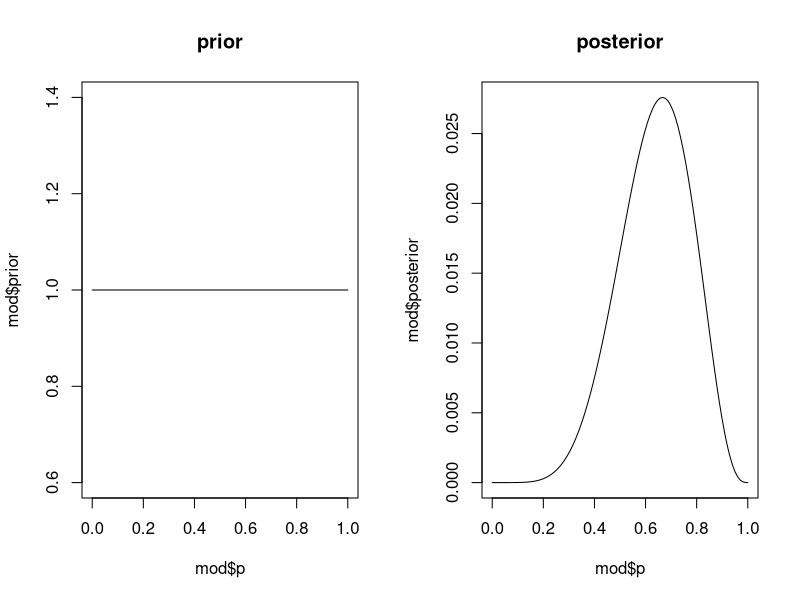
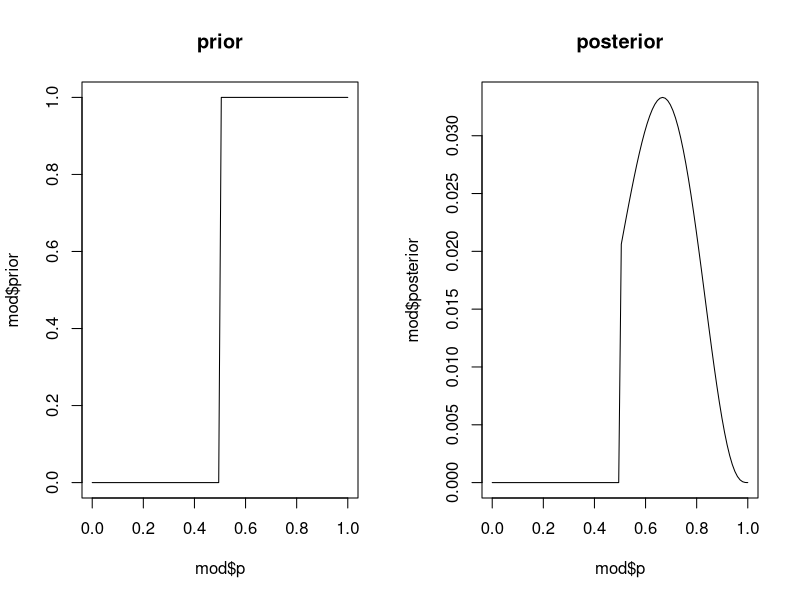
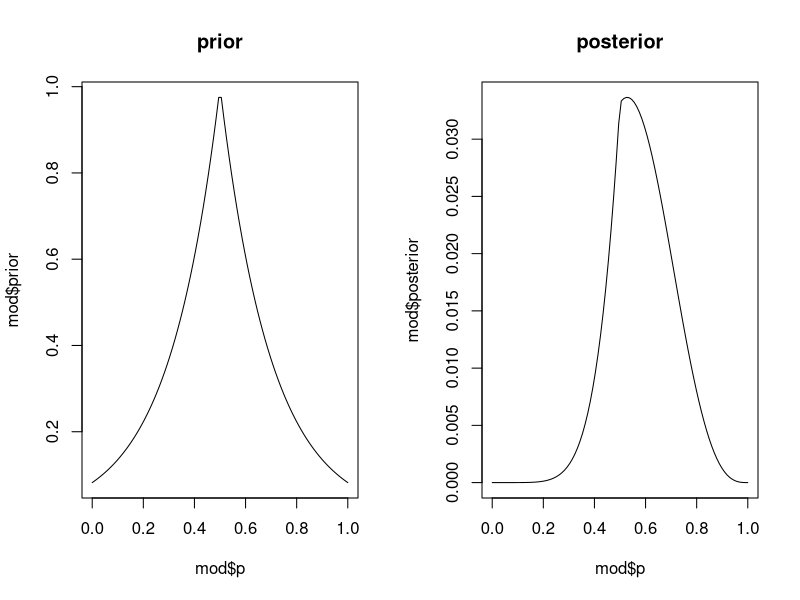
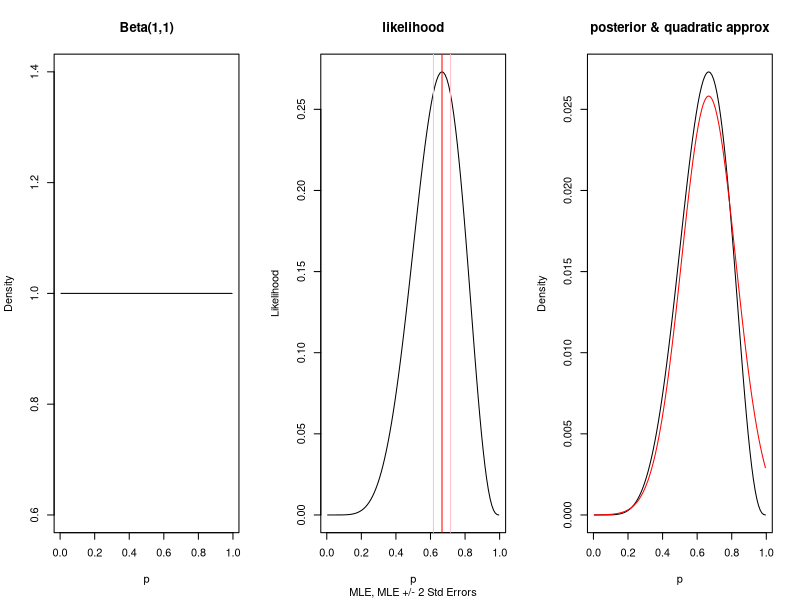
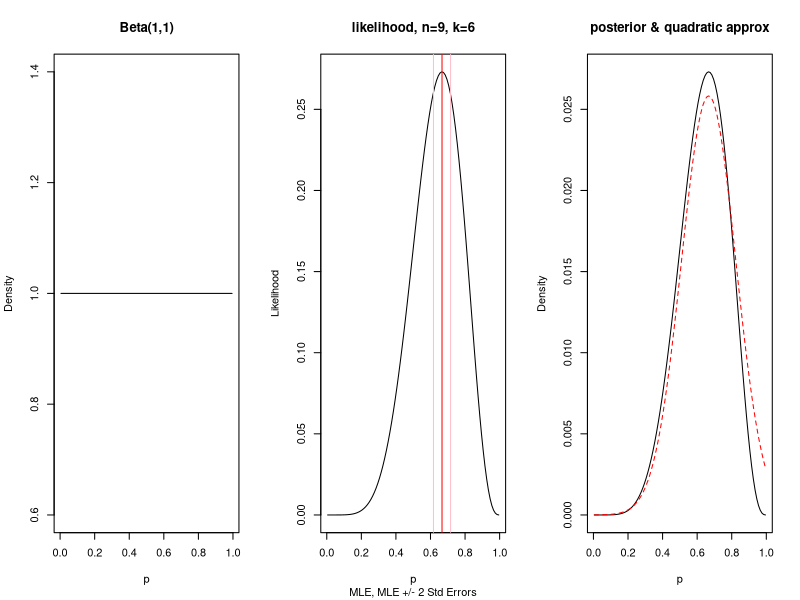
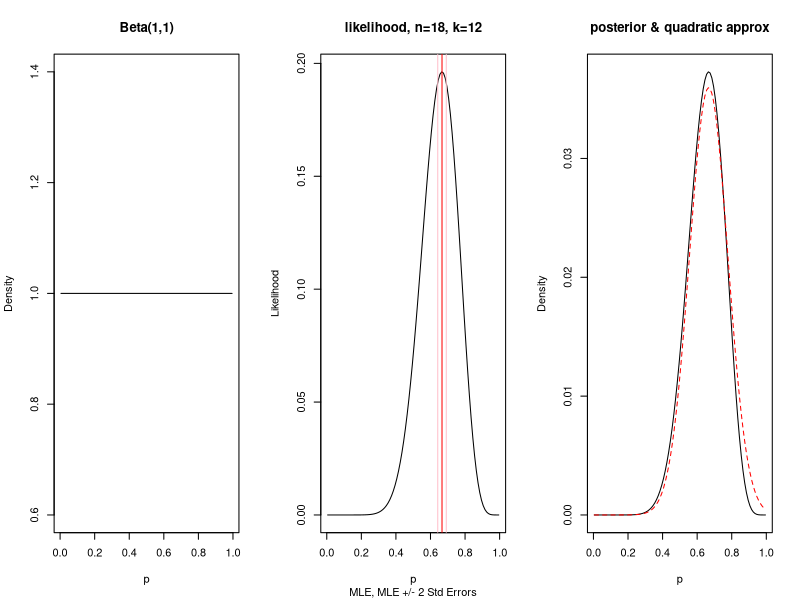
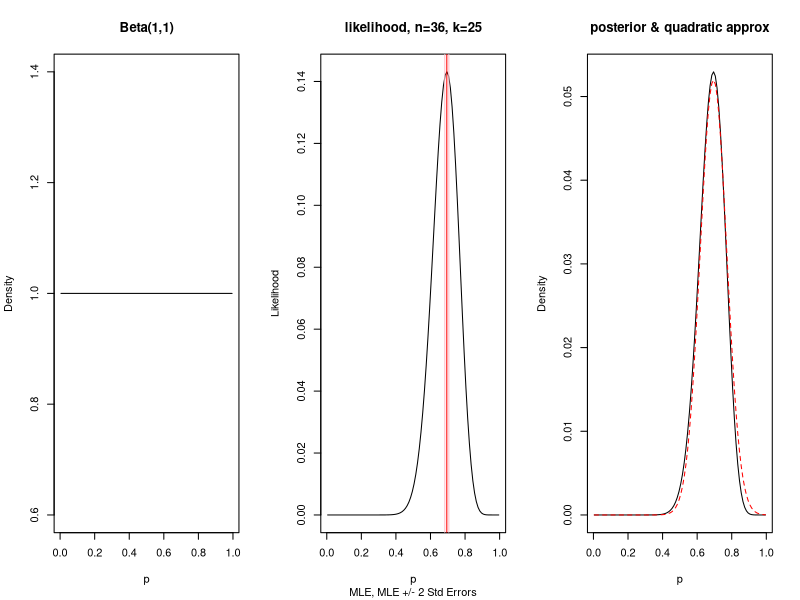
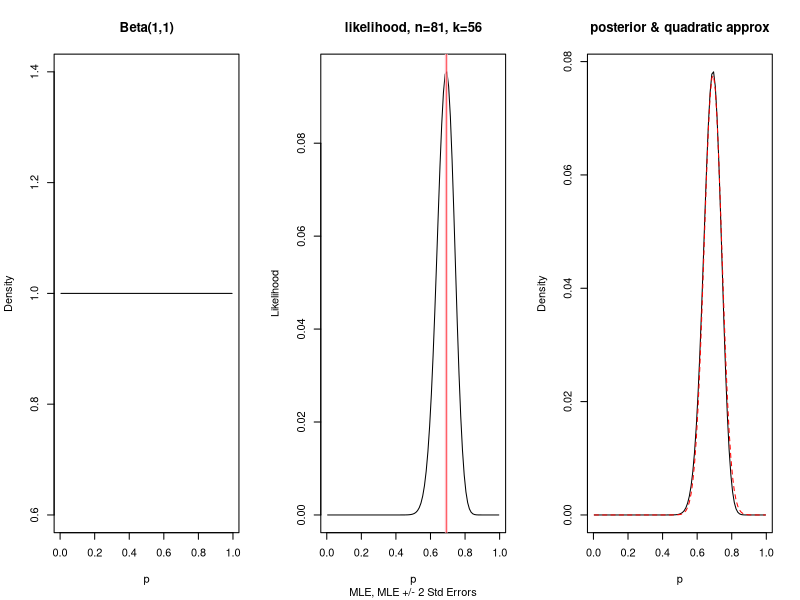

Write the R code that produced these figures, in order.
#' Statistical Rethinking Chapter 2
#' 
#' What proportion of the globe is water?
#' 
#' In this chapter the toy example is a globe which we "toss" and randomly
#' select a point on, recording if the point is on Water or Land.
#' Through this sampling procedure, we can use Bayesian analysis to estimate the
#' true proportion of water on Earth.
#' 
#' We can think of this procedure as recording k successes (i.e., the number of
#' waters) out of n trials (i.e., tosses). This corresponds to a Binomially
#' distributed random variable with parameters n, k, and p, where n and k are
#' known to us due to the sampling procedure, but p is unknown.
#' p is the probability of observing a success (water). It is equivalent to the
#' proportion of water, so the true p is ~70%.
#' 
#' 
#' Stat. Rethinking presents the steps to Bayesian analysis as:
#' - Determine a story for the data and model the data generating process using
#'   DAG.
#'    - In this case, we can draw a simple DAG that shows directed edges pointing
#'      from n and p to "W" and "L", where W is the occurrence of a water and L
#'      the occurrence of a land. In other words, the proportion of water, p,
#'      affects the number of Ws and Ls that we see, as does the sample size
#'      automatically (for consistency with Binomial we might show directed
#'      edges from n and p point to k)
#' - Next we define a prior distribution for the parameter that needs to be
#'   estimated (potentially an uninformative prior).
#' - The final step is to use Bayes' rule to compute the posterior probability -
#'   the probability distribution over p conditional on the data we've observed.
#'   This is proportional to the likelihood times the prior (up to a normalizing
#'   constant)
#'    - In more complex cases, the posterior will be difficult or impossible to
#'      estimate analytically and so numerical solutions are needed to
#'      approximate it

#
# Grid Approximation of Posterior
#
# (simply evaluating the posterior distribution over a grid of possible values)
posterior_9C6 <- function(prior, ps) {
  # 6 waters in 9 globe tosses
  likelihood <- dbinom(6, size = 9, prob = ps)
  posterior <- likelihood * prior
  return(list(p = ps,
              prior = prior,
              posterior = posterior / sum(posterior)
              ))
}

len <- 100
p_grid <- seq(0, 1, length = len)

# uniform prior
prior <- rep(1, len)
mod <- posterior_9C6(rep(1, len), p_grid)
par(mfrow = c(1, 2))
plot(mod$p, mod$prior, type = "l", main = "prior")
plot(mod$p, mod$posterior, type = "l", main = "posterior")

# gate prior
prior <- ifelse(p_grid < 0.5, 0, 1)
mod <- posterior_9C6(prior, p_grid)
par(mfrow = c(1, 2))
plot(mod$p, mod$prior, type = "l", main = "prior")
plot(mod$p, mod$posterior, type = "l", main = "posterior")

# pointy prior
prior <- exp(-5 * abs(p_grid - 0.5))
mod <- posterior_9C6(prior, p_grid)
par(mfrow = c(1, 2))
plot(mod$p, mod$prior, type = "l", main = "prior")
plot(mod$p, mod$posterior, type = "l", main = "posterior")
par(mfrow = c(1,1))


#
# Quadratic Approximation & Maximum a Posteriori
#
# Grid approximation is too cumbersome in most cases.
# Quadratic/Gaussian approximation: posterior can be usefully approximated by a
# Gaussian.
# The approximation is usually equivalent to a Gaussian with mean equivalent to
# the MLE and std. dev. equivalent to the SE of the MLE. 
# 
# MAP: arg max of posterior distribution wrt p, which is proportional to:
#     arg max wrt p of (likelihood * prior)
# Likelihood (binomial):
#     choose(n, k) * p^k * (1 - p)^(n - k)
lik.binom <- function(n, k, p) {
  return( choose(n, k) * p^k * (1 - p)^(n - k) )
}
# If the prior is uninformative, this is equivalent to arg maxing the likelihood
# (i.e., MLE).
# Here I use the uniform prior Beta(1,1)
# (note, dbeta(ppoints(100), 1,1) == rep_len(1,100))


# data: sampled 6 waters in 9 globe tosses - estimate p (prob of water)
n <- 9
k <- 6
par(mfrow = c(1,3))

plot(ppoints(100), rep_len(1, 100), type = "l",
     main = "Beta(1,1)", xlab = "p", ylab = "Density")

plot(ppoints(100), lik.binom(n, k, ppoints(100)), type = "l",
     main = "likelihood", sub = "MLE, MLE +/- 2 Std Errors",
     xlab = "p", ylab = "Likelihood")

# maximum likelihood estimation
o <- optim(
  par = c(0.5),                    # initial paramater guess
  fn = lik.binom,                  # function to optimize
  n = n,                           # preset fn argument
  k = k,                           # preset fn argument
  control = list(fnscale = -1),    # scale fn by -1 since optim minimizes
  method = "Brent",                # optimization method
  lower = .Machine$double.eps,     # lower bound for par in Brent optim
  upper = 1 - .Machine$double.eps  # upper bound for par in Brent optim
)
p_mle <- o$par
abline(v = p_mle, col = "red")

# SE of the MLE:
# The SE of the MLE can be computed analytically using the Fisher information,
# https://math.stackexchange.com/questions/396982/fisher-information-of-a-binomial-distribution
# The variance of the MLE can be estimated by 1 / Information(p_hat).
# I(p) = n / p(1-p), Var(hat_p_mle) = p(1-p) / n
fisher.binom <- function(n, p) {
  return( n / (p * (1 - p)) )
}
var_mle <- 1 / fisher.binom(n = n, p = p_mle)
abline(v = p_mle - 2 * var_mle, col = "pink")
abline(v = p_mle + 2 * var_mle, col = "pink")


# Gaussian approximation
lik <- lik.binom(n, k, ppoints(100))
plot(ppoints(100), lik / sum(lik), type = "l",
     main = "posterior & quadratic approx",
     xlab = "p", ylab = "Density")
qa <- dnorm(ppoints(100), mean = p_mle, sd = sqrt(var_mle))
lines(ppoints(100), qa / sum(qa), col = "red")


# Repeat for different sample sizes...
#
qa_plot <- function(n, k) {
  p <- ppoints(100)
  lik <- lik.binom(n, k, p)
  # maximum likelihood estimation
  o <- optim(
    par = c(0.5),                    # initial paramater guess
    fn = lik.binom,                  # function to optimize
    n = n,                           # preset fn argument
    k = k,                           # preset fn argument
    control = list(fnscale = -1),    # scale fn by -1 since optim minimizes
    method = "Brent",                # optimization method
    lower = .Machine$double.eps,     # lower bound for par in Brent optim
    upper = 1 - .Machine$double.eps  # upper bound for par in Brent optim
  )
  p_mle <- o$par
  var_mle <- 1 / fisher.binom(n = n, p = p_mle)
  qa <- dnorm(p, mean = p_mle, sd = sqrt(var_mle)) # quadratic approx

  # plots
  par(mfrow = c(1,3))
  ## prior
  plot(p, rep_len(1, 100), type = "l",
       main = "Beta(1,1)", xlab = "p", ylab = "Density")
  ## likelihood
  plot(p, lik, type = "l",
       main = paste0("likelihood, n=",n, ", k=",k),
       sub = "MLE, MLE +/- 2 Std Errors",
       xlab = "p", ylab = "Likelihood")
  abline(v = p_mle, col = "red")
  abline(v = p_mle - 2 * var_mle, col = "pink")
  abline(v = p_mle + 2 * var_mle, col = "pink")
  # posterior + gaussian approximation
  plot(p, lik / sum(lik), type = "l",
       main = "posterior & quadratic approx",
       xlab = "p", ylab = "Density")
  lines(p, qa / sum(qa), col = "red", lty = 2)
  par(mfrow=c(1,1)) # reset
}


# approximation improves as sample size n increases
# (k could be held fixed, but we assume same fraction of water 0.7)
qa_plot(n =  9, k = floor(9 * 0.7))
qa_plot(n = 18, k = floor(18 * 0.7))
qa_plot(n = 36, k = floor(36 * 0.7))
qa_plot(n = 81, k = floor(81 * 0.7))
qa_plot(n = 729,k = floor(729 * 0.7))


# The posterior distribution for the binomial with an uninformative prior of
# Beta(1,1) is known to be a Beta distribution w/ parameters 1 + k and 1 + n - k,
# (where k is the number of waters in our sample)
# Thus, we can replicate the above posterior estimation:
curve(dbeta(x, k + 1, n - k + 1), from = 0, to = 1,
      main = "Beta Posterior & Quadratic Approx.",
      xlab = "p", ylab = "Density")
curve(dnorm(x, p_mle, sqrt(var_mle)), col = "red", lty = 2, add = TRUE)




